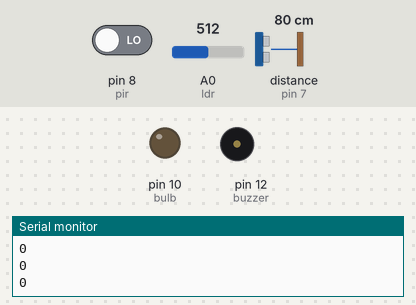
Simulated run of this sketch. Board: Arduino Uno, built with avr-gcc and run on an emulated ATmega328P. Shown: output pins drawn as LEDs (lit = HIGH), buzzer (waves = sounding), the last lines printed to the serial monitor. Wiring (inferred from the names in the program): ultrasonic range finder: trigger pin 11; echo pin 7. Inputs (shaded band) come from the test bench; at power-on: distance to the obstacle (sensor on pin 7) 80 cm, pin 8 (pir) LOW, A0 (ldr) = 512. The echo pulse lasts 58.3 µs per cm; pins used as bus, display or sensor lines are not drawn.

Above: at 1.4 s.
1.5 s: distance to the obstacle (sensor on pin 7) set to 31 cm
3.0 s: distance to the obstacle (sensor on pin 7) set to 27 cm
At 4.4 s:
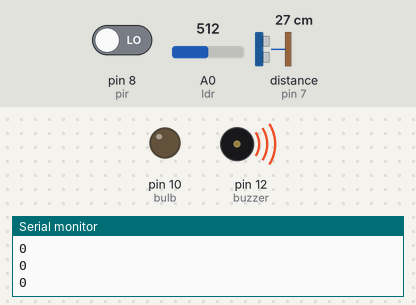
5.1 s: distance to the obstacle (sensor on pin 7) set to 6 cm
6.6 s: distance to the obstacle (sensor on pin 7) set to 3 cm
At 8.4 s:
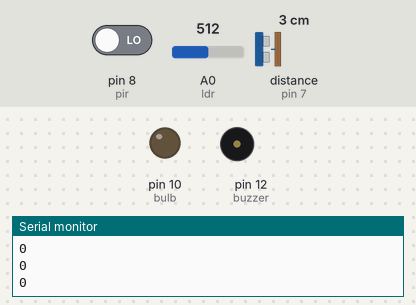
8.7 s: distance to the obstacle (sensor on pin 7) set to 9 cm
At 10.2 s:
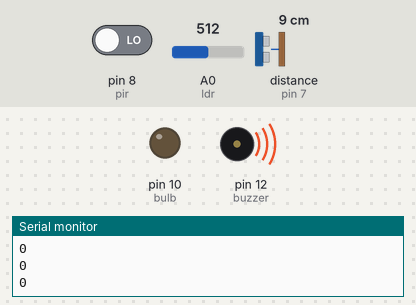
Timing chart, 0 to 11.5 s (numbered marks = the images above; inputs shaded):
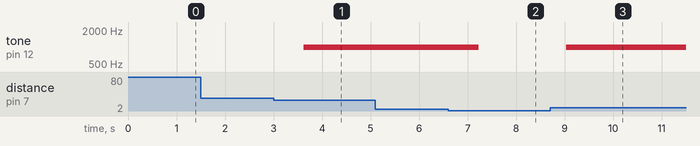

Measured:
- the behaviour switches between 30 and 29 cm on distance to the obstacle (sensor on pin 7) (found by bisection; images 0 and 1)
- the behaviour switches between 5 and 4 cm on distance to the obstacle (sensor on pin 7) (found by bisection; images 1 and 2)
- after the input at 3.0 s, tone on pin 12 (buzzer): silent → 1000 Hz after 0.62 s
- after the input at 6.6 s, tone on pin 12 (buzzer): 1000 Hz → silent after 0.63 s
- after the input at 8.7 s, tone on pin 12 (buzzer): silent → 1000 Hz after 0.33 s

The sketch:

PROJECT_1.ino
```cpp
int ldr=A0;
int bulb=10;
int buzzer= 12;
int pir=8;
int pirstate= LOW;
int trig=11;
int echo =7;
int travelTime;
float distance;


void setup() {
 pinMode(ldr, INPUT);
 pinMode(pir, INPUT);
 pinMode(echo, INPUT);
 pinMode(trig, OUTPUT);
 pinMode(bulb, OUTPUT);
 pinMode(buzzer, OUTPUT);
 Serial.begin(9600);
 //digitalWrite(bulb, HIGH)
}

void loop() {
  int ldr_R = analogRead(ldr);
  //Serial.println(ldr_R);
  int pir_R= digitalRead(pir);
  Serial.println(pir_R);

    if (ldr_R>950)
    {
    if ( pir_R==HIGH && pirstate==LOW)
      {
     analogWrite(bulb,225);
     delay(3000);
      pirstate= HIGH;
      }

      else if (pirstate==HIGH && pir_R==LOW)
      {
       analogWrite(bulb,10);
       pirstate= LOW;
       delay(3000);
      }
    }
    else
  {
  analogWrite(bulb,0);
  delay(500);
  }

  digitalWrite(trig, LOW);
  delayMicroseconds(10);
   digitalWrite(trig, HIGH);
  delayMicroseconds(10);
   digitalWrite(trig, LOW);
  delayMicroseconds(10);
  travelTime= pulseIn(echo, HIGH);
  distance = (travelTime/2.0)*0.0343;
  //Serial.println(distance);
  delay(100); //this prevents reading zero
  if (distance< 30 && distance>5)
  tone(buzzer,1000);
  else
  noTone(buzzer);

}
//a streer light project, that works only in the night.
//in the night,it goes bright if it sense someone passing and
// blows an alarm if the person  reaches a distance of 1m.
```
